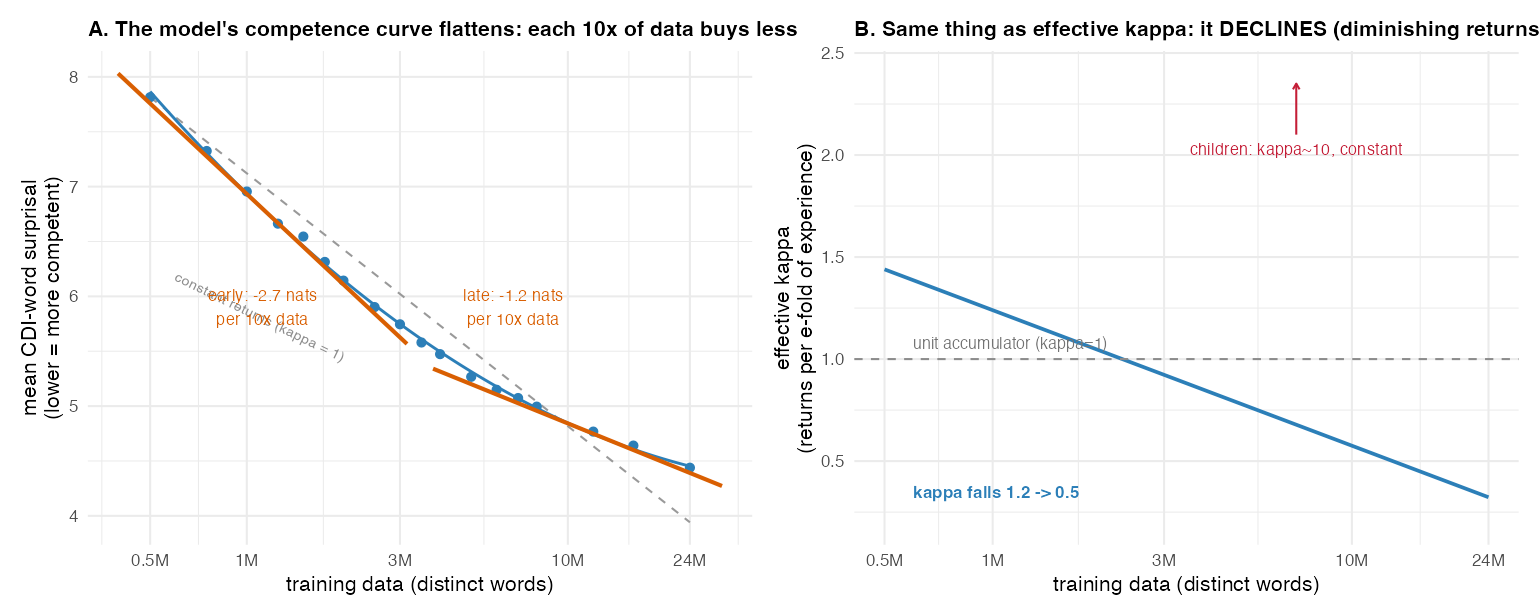

Write R code to recreate this figure.
#!/usr/bin/env Rscript
# Pedagogical figure: HOW the data-axis kappa-decline is measured.
# A: the model's competence curve (mean CDI-word surprisal) vs training data. We measure the LOCAL
#    slope (improvement per 10x data) early vs late -- it shrinks (2.8 -> 1.1 nats/decade) = the curve
#    flattens = diminishing returns. A straight dashed line = a constant-kappa=1 accumulator for reference.
# B: the same slope expressed as effective kappa (=0.434 x nats/decade), declining 1.2 -> 0.5, with the
#    unit-accumulator line (kappa=1) and children (kappa~10, constant) for contrast.
suppressPackageStartupMessages({library(dplyr);library(readr);library(ggplot2);library(patchwork)})
ROOT<-"/Users/mcfrank/Projects/standard_model_2"; OUT<-file.path(ROOT,"studies/llm"); LM<-"#2c7fb8"

lad <- read_csv(file.path(ROOT,"fits/llm/ladder_bestval_finer.csv"),show_col_types=FALSE)
bud <- lad |> group_by(words) |> summarise(surp=mean(surprisal),.groups="drop") |>
  mutate(lx=log10(words)) |> arrange(lx)
q <- lm(surp~lx+I(lx^2), bud); b<-coef(q)
kap <- function(x) 0.434*-(b[2]+2*b[3]*x)          # smooth effective kappa (for the curve in B)
lo<-min(bud$lx); hi<-max(bud$lx)
# ROBUST regional slopes: local linear fit over the low third and high third of the budget range
early_s <- coef(lm(surp~lx, bud |> filter(lx <= quantile(lx,1/3))))[2]   # nats per decade (neg)
late_s  <- coef(lm(surp~lx, bud |> filter(lx >= quantile(lx,2/3))))[2]
kap_e <- 0.434*-early_s; kap_l <- 0.434*-late_s
cat(sprintf("early (<=~1.5M): drop/decade=%.2f nats  kappa=%.2f\n", -early_s, kap_e))
cat(sprintf("late (>=~8M):    drop/decade=%.2f nats  kappa=%.2f\n", -late_s, kap_l))
cat(sprintf("quad b2=%.3f (p=%.2g); per-word frac b2>0 (diminishing)=0.84\n", summary(q)$coef[3,1], summary(q)$coef[3,4]))
slope <- function(x) b[2]+2*b[3]*x

xb<-c(5e5,1e6,3e6,1e7,2.4e7); xl<-c("0.5M","1M","3M","10M","24M")
pred <- tibble(lx=seq(lo,hi,length=100)) |> mutate(words=10^lx, surp=predict(q,across()))
# slope segments drawn with the ROBUST regional slopes, anchored on the smooth curve
tri <- function(x0,s,half=0.45){ y0<-b[1]+b[2]*x0+b[3]*x0^2
  tibble(x=c(x0-half,x0+half), y=c(y0-s*half, y0+s*half)) }
te<-tri(lo+0.35, early_s); tl<-tri(hi-0.35, late_s)
# constant kappa=1 reference: slope -1/0.434 = -2.30 nats/decade, anchored at the first point
kref <- tibble(lx=c(lo,hi)) |> mutate(surp=bud$surp[1] + (-1/0.434)*(lx-lo), words=10^lx)

pA <- ggplot(bud, aes(words,surp)) +
  geom_line(data=kref, aes(words,surp), linetype="dashed", colour="grey60") +
  annotate("text", x=1.1e6, y=kref$surp[1]-2.0, angle=-26, size=2.7, colour="grey55",
           label="constant returns (kappa = 1)") +
  geom_line(data=pred, aes(words,surp), colour=LM, linewidth=.7) + geom_point(size=1.8, colour=LM) +
  geom_line(data=te, aes(10^x,y), colour="#d95f02", linewidth=1) +
  geom_line(data=tl, aes(10^x,y), colour="#d95f02", linewidth=1) +
  annotate("text", x=10^(lo+0.35), y=b[1]+b[2]*(lo+0.35)+b[3]*(lo+0.35)^2-0.9, size=3, colour="#d95f02",
           label=sprintf("early: -%.1f nats\nper 10x data", -early_s)) +
  annotate("text", x=10^(hi-0.55), y=b[1]+b[2]*(hi-0.35)+b[3]*(hi-0.35)^2+1.1, size=3, colour="#d95f02",
           label=sprintf("late: -%.1f nats\nper 10x data", -late_s)) +
  scale_x_log10(breaks=xb,labels=xl) +
  labs(subtitle="A. The model's competence curve flattens: each 10x of data buys less",
       x="training data (distinct words)", y="mean CDI-word surprisal\n(lower = more competent)") +
  theme_minimal(base_size=11)+theme(plot.subtitle=element_text(face="bold"))

kd <- tibble(lx=seq(lo,hi,length=100)) |> mutate(words=10^lx, k=kap(lx))
pB <- ggplot(kd, aes(words,k)) + geom_line(colour=LM, linewidth=.9) +
  geom_hline(yintercept=1, linetype="dashed", colour="grey55") +
  annotate("text", x=6e5, y=1.08, hjust=0, size=2.9, colour="grey45", label="unit accumulator (kappa=1)") +
  annotate("text", x=6e5, y=0.35, hjust=0, size=3.1, colour=LM, fontface="bold",
           label=sprintf("kappa falls %.1f -> %.1f", kap_e, kap_l)) +
  annotate("segment", x=7e6, xend=7e6, y=2.1, yend=2.35, colour="#c41e37",
           arrow=arrow(length=unit(.12,"cm"))) +
  annotate("text", x=7e6, y=2.0, vjust=0, size=3, colour="#c41e37", label="children: kappa~10, constant") +
  scale_x_log10(breaks=xb,labels=xl) + coord_cartesian(ylim=c(0.2,2.4)) +
  labs(subtitle="B. Same thing as effective kappa: it DECLINES (diminishing returns)",
       x="training data (distinct words)", y="effective kappa\n(returns per e-fold of experience)") +
  theme_minimal(base_size=11)+theme(plot.subtitle=element_text(face="bold"))

ggsave(file.path(OUT,"fig_kappa_explain.png"), pA|pB, width=11, height=4.4, dpi=140)
cat("wrote fig_kappa_explain.png\n")
